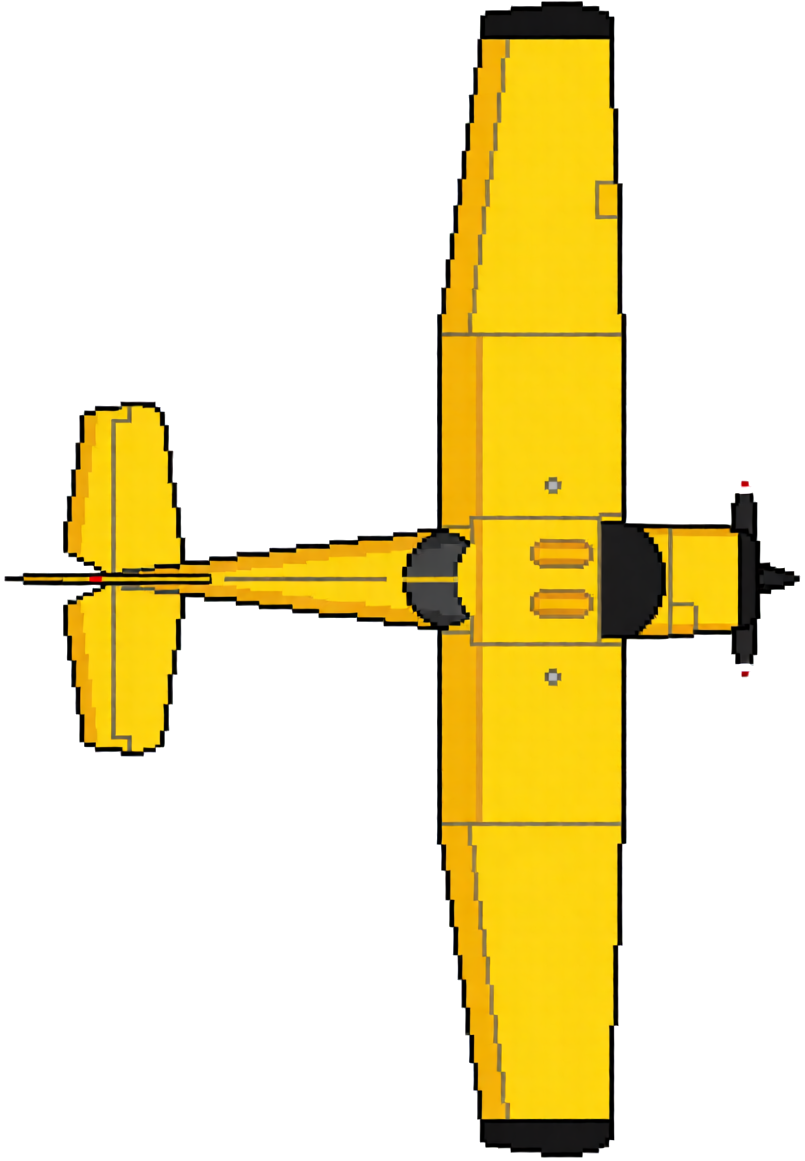
#> input picture SourceAssets/Phase1.5/Aircraft/Cessna_152-JWsK-d3E.png, 805 x 1161 px
$ python ChromaKeyAtlas.py --source ../../SourceAssets/Phase1.5/Aircraft/Cessna_152-JWsK-d3E.png --output out.png
#> lines starting #> are read from the running program, lines starting #| are printed output that depends on the picture
"""Create a transparent, decontaminated atlas from a uniform chroma background."""

from __future__ import annotations

import argparse
import json
from pathlib import Path

import numpy as np
from PIL import Image


def parse_args() -> argparse.Namespace:
    parser = argparse.ArgumentParser()
    parser.add_argument("--source", type=Path, required=True)
    parser.add_argument("--output", type=Path, required=True)
    parser.add_argument("--report", type=Path)
    parser.add_argument("--threshold", type=float, default=24.0)
    parser.add_argument("--feather", type=float, default=42.0)
    return parser.parse_args()


def main() -> None:
    args = parse_args()
    image = Image.open(args.source).convert("RGB")
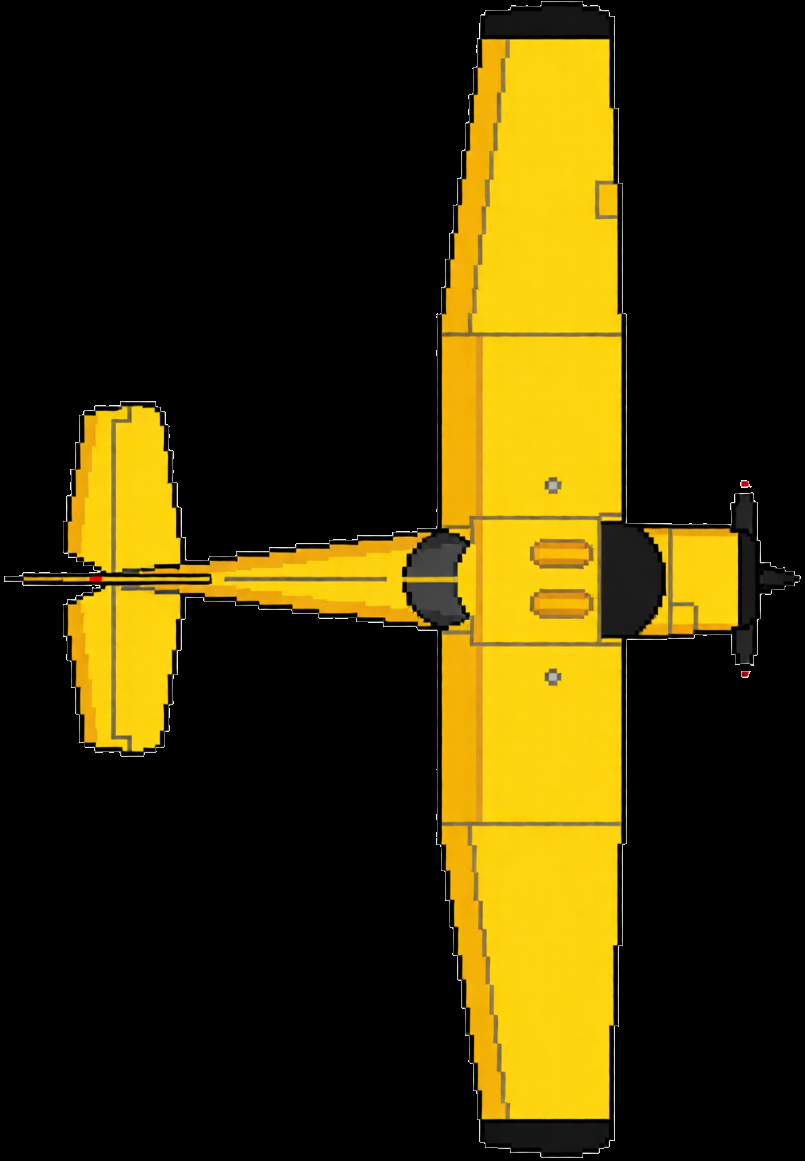
#> image: PIL image 805x1161 RGB; mean R, G, B 60.7, 49.8, 5.8
    rgb = np.asarray(image, dtype=np.float32)
    key = rgb[0, 0].copy()
#> key = [0, 0, 0]
    distance = np.linalg.norm(rgb - key, axis=2)
    alpha = np.clip(
        (distance - args.threshold) / max(args.feather, 1.0),
        0.0,
        1.0,
    )
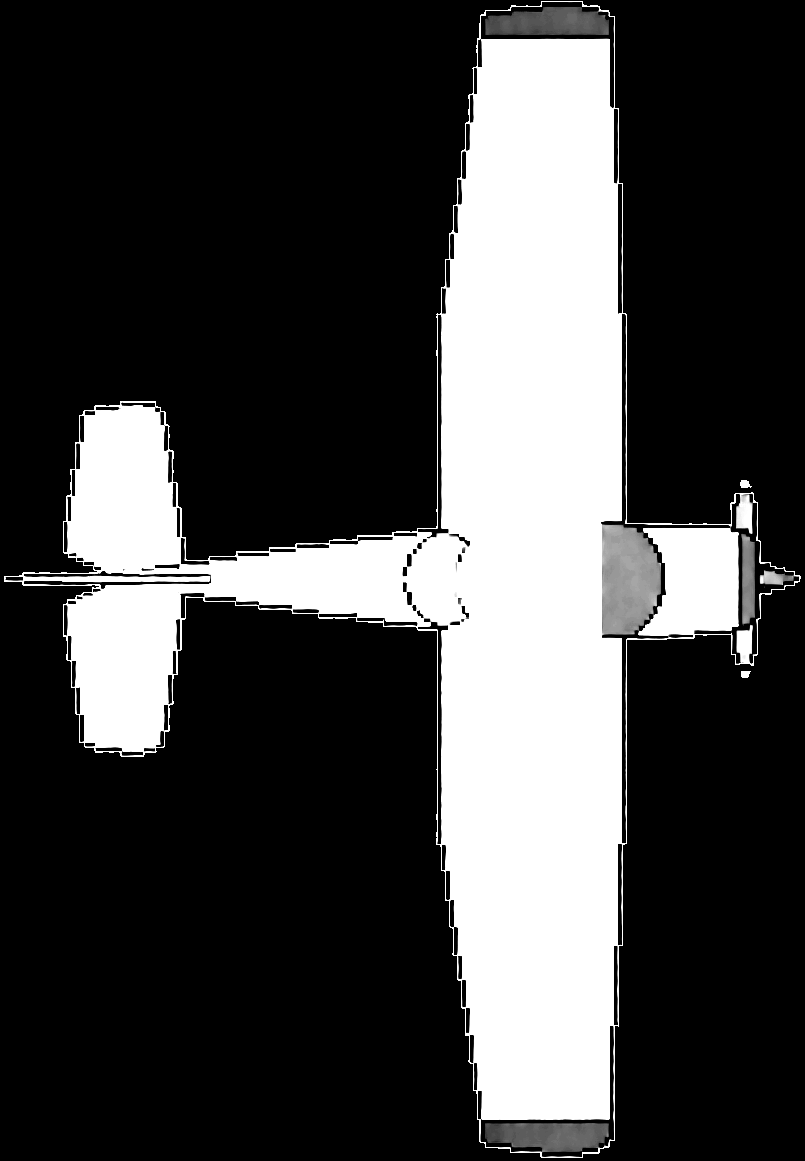
#> alpha: shape (1161, 805) float32; min 0, max 1, mean 0.263

    safe_alpha = np.maximum(alpha[..., None], 1.0 / 255.0)
    foreground = (rgb - (1.0 - alpha[..., None]) * key) / safe_alpha
    foreground = np.clip(foreground, 0.0, 255.0)
    foreground[alpha <= 0.0] = 0.0
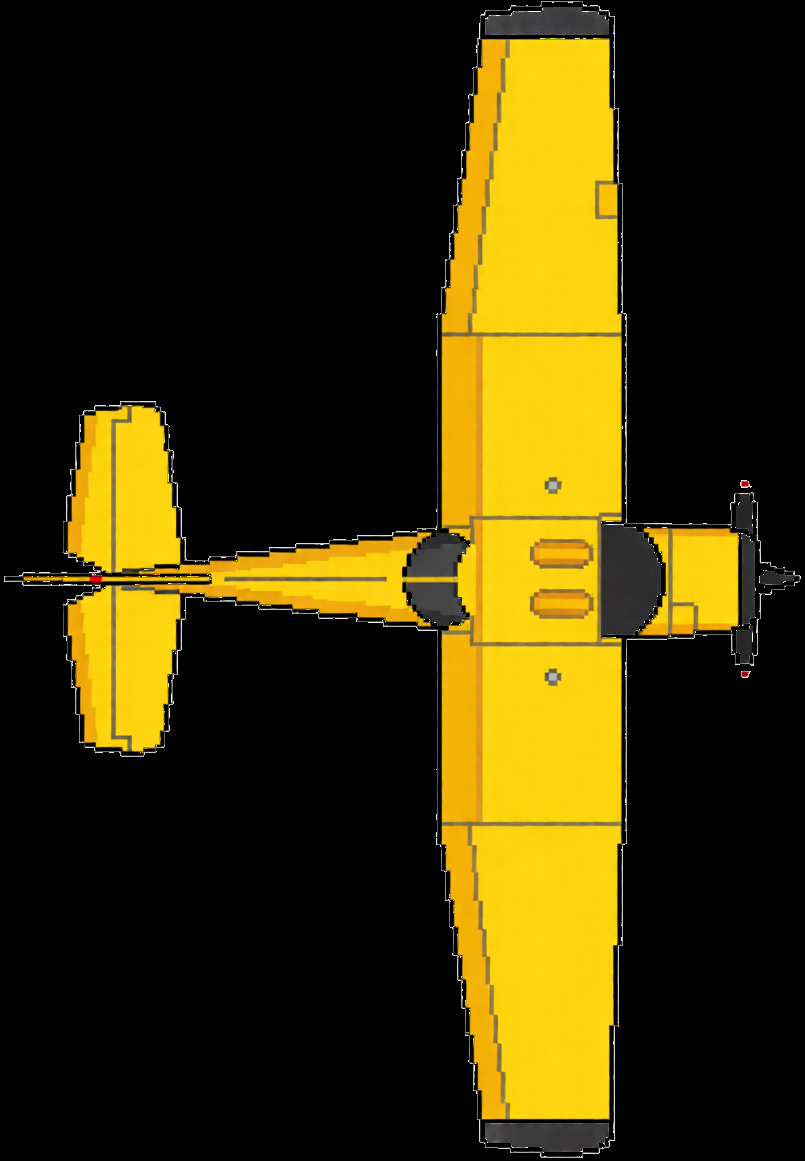
#> foreground: shape (1161, 805, 3) float32; mean R, G, B 61.4, 50.5, 6.4
    rgba = np.dstack((foreground, alpha[..., None] * 255.0)).astype(np.uint8)
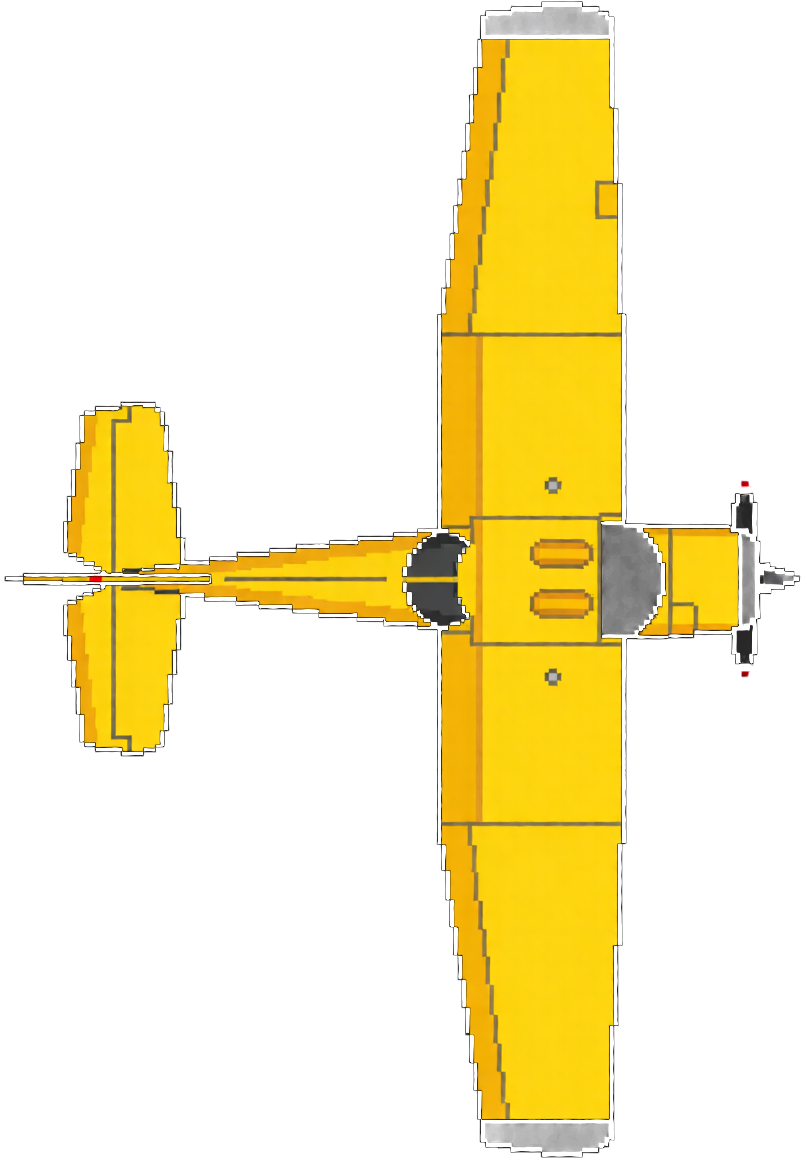
#> rgba: shape (1161, 805, 4); mean R, G, B, A 61.4, 50.5, 6.4, 67; transparent parts drawn white

    args.output.parent.mkdir(parents=True, exist_ok=True)
    Image.fromarray(rgba, mode="RGBA").save(args.output, optimize=True)
    report = {
        "source": str(args.source.resolve()),
        "output": str(args.output.resolve()),
        "sampled_key_rgb": [int(value) for value in key],
        "threshold": args.threshold,
        "feather": args.feather,
        "pixels": int(alpha.size),
        "transparent_pixels": int(np.count_nonzero(alpha == 0.0)),
        "partial_pixels": int(np.count_nonzero((alpha > 0.0) & (alpha < 1.0))),
        "opaque_pixels": int(np.count_nonzero(alpha == 1.0)),
    }
    report_path = args.report or args.output.with_suffix(".chroma.json")
    report_path.write_text(json.dumps(report, indent=2) + "\n", encoding="utf-8")


if __name__ == "__main__":
    main()

$ run again, on SourceAssets/Phase1.5/Aircraft/T_Cessna152_Heading_01.png
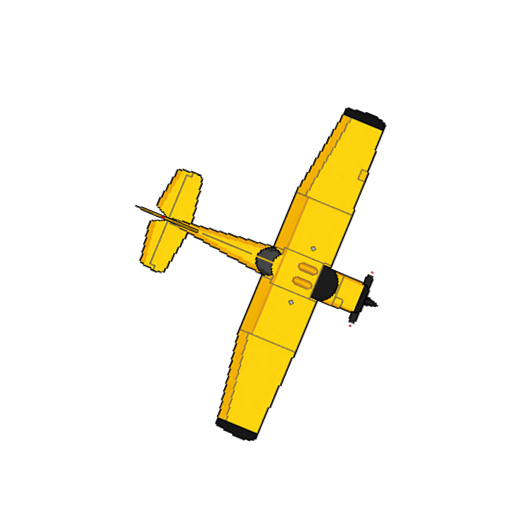
#> input picture SourceAssets/Phase1.5/Aircraft/T_Cessna152_Heading_01.png, 512 x 512 px
#> in main, `image = Image.open(args.source).convert("RGB")`:
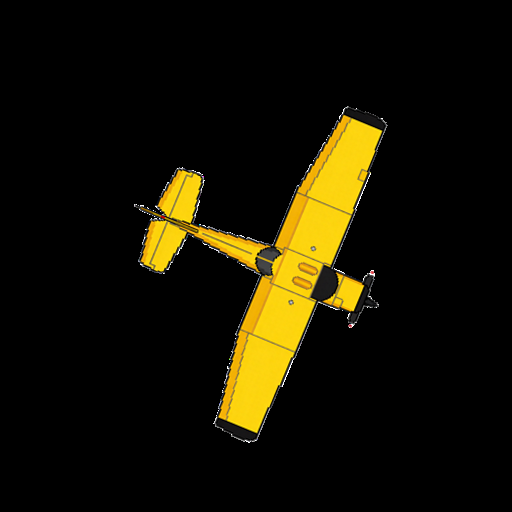
#> image: PIL image 512x512 RGB; mean R, G, B 22.2, 18.4, 2.7
#> key = [0, 0, 0]
#> in main, `foreground[alpha <= 0.0] = 0.0`:
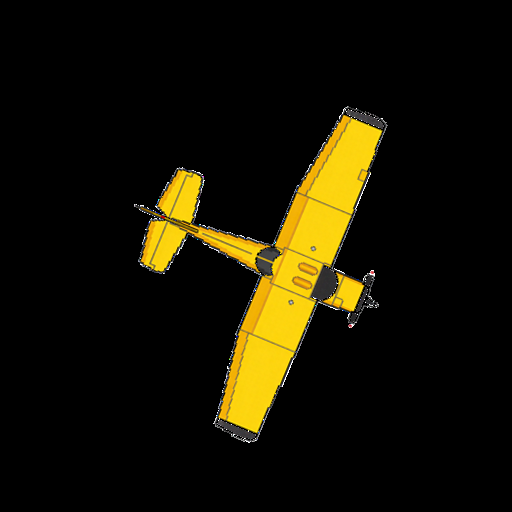
#> foreground: shape (512, 512, 3) float32; mean R, G, B 22.5, 18.7, 3

$ run again, on SourceAssets/Phase1.5/Aircraft/T_Cessna152_Heading_02.png
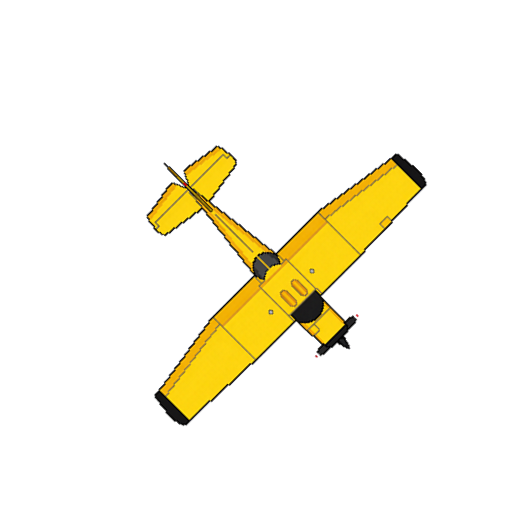
#> input picture SourceAssets/Phase1.5/Aircraft/T_Cessna152_Heading_02.png, 512 x 512 px
#> in main, `image = Image.open(args.source).convert("RGB")`:
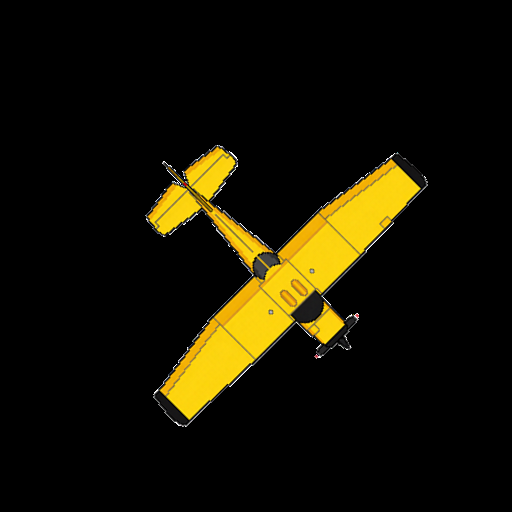
#> image: PIL image 512x512 RGB; mean R, G, B 22.2, 18.4, 2.7
#> key = [0, 0, 0]
#> in main, `foreground[alpha <= 0.0] = 0.0`:
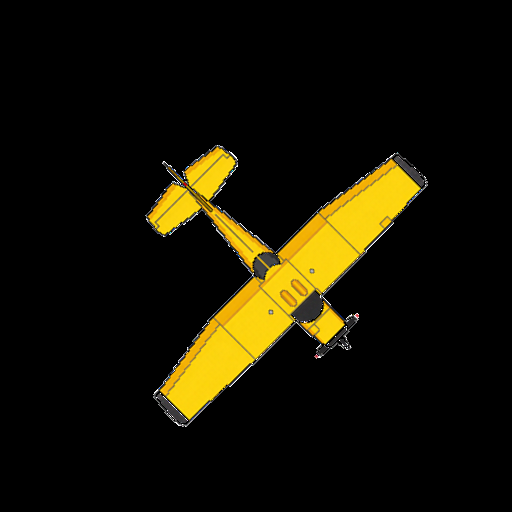
#> foreground: shape (512, 512, 3) float32; mean R, G, B 22.5, 18.7, 3

$ run again, on SourceAssets/Phase1.5/Aircraft/T_Cessna152_Heading_03.png
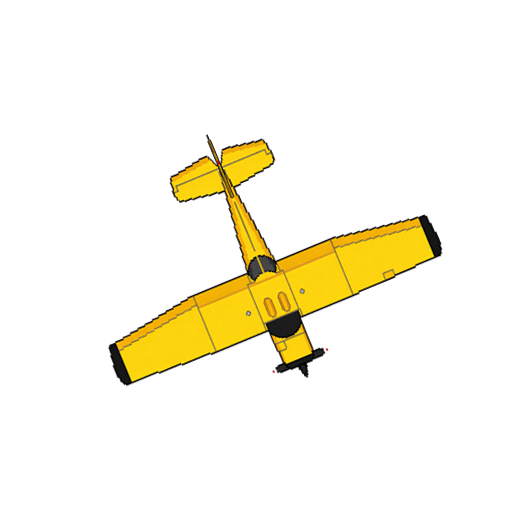
#> input picture SourceAssets/Phase1.5/Aircraft/T_Cessna152_Heading_03.png, 512 x 512 px
#> in main, `image = Image.open(args.source).convert("RGB")`:
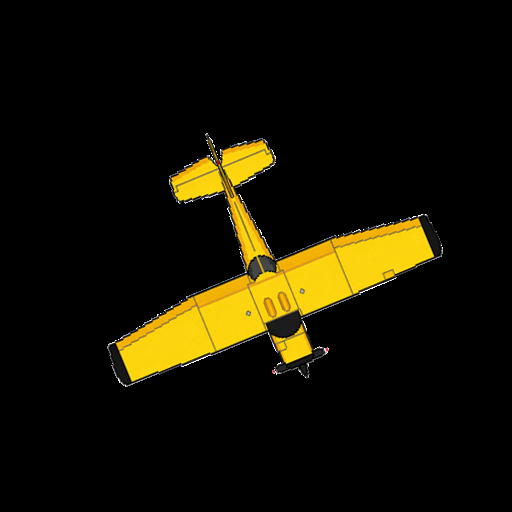
#> image: PIL image 512x512 RGB; mean R, G, B 22.2, 18.4, 2.7
#> key = [0, 0, 0]
#> in main, `foreground[alpha <= 0.0] = 0.0`:
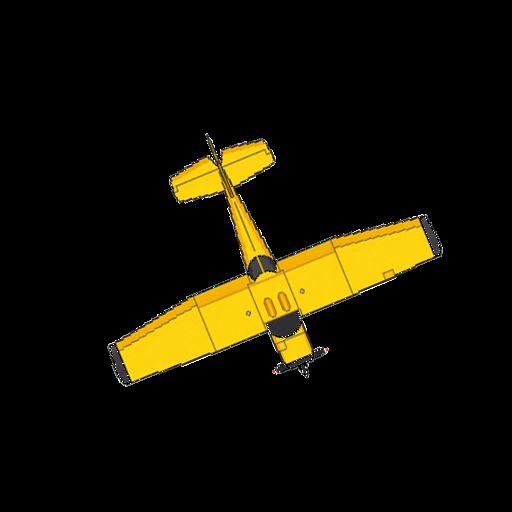
#> foreground: shape (512, 512, 3) float32; mean R, G, B 22.5, 18.7, 3
